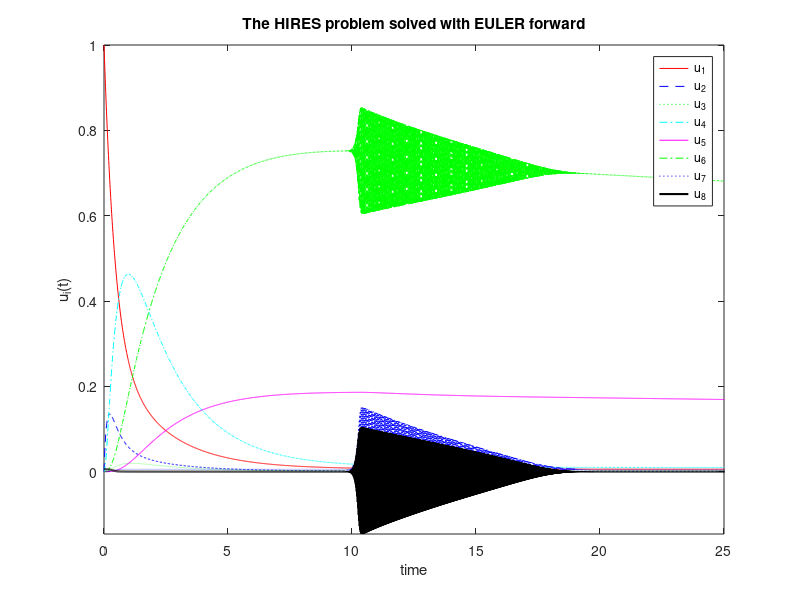
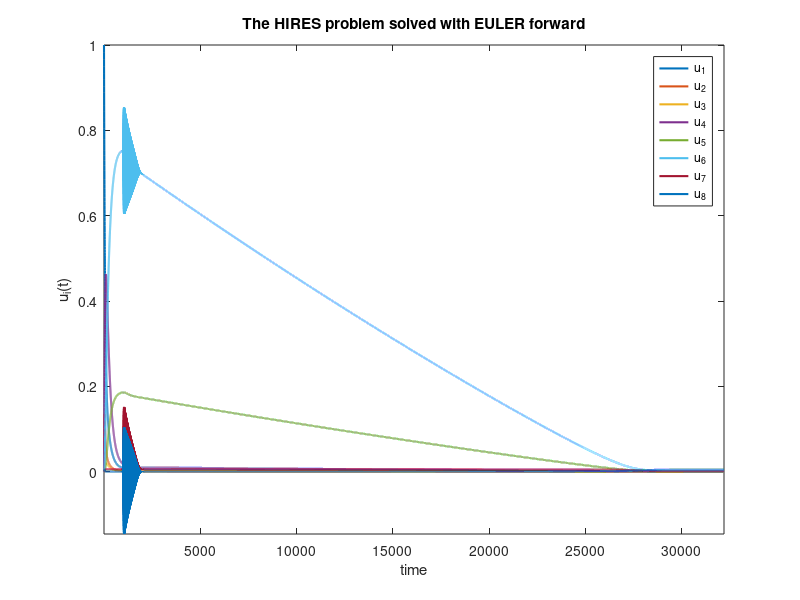

These figures' MATLAB source, in order:
function u=HIRES_EM

% HELP: HIRES_EM.m solves The HIRES problem with EULER-Forward method.
% "High Irradiance RESponse" problem originated from plant physiology is
% taken from the test set of ODE problems compiled by W. Lioen and H. de Swart.
% "Test for initial value problem solvers", CWI Report MAS-R9832, ISSN
% 1386-3703, Amsterdam, (1998).

% Given: du1=-1.7*u1+.43*u2+8.32*u3+.0007,
%        du2= 1.71*u1-8.75*u2,
%        du3= -10.03*u3+.43*u4+.035*u5,
%        du4= 8.32*u2+1.71*u3-1.12*u4,
%        du5= -1.75*u5+.43*u6+.43*u7,
%        du6= -280*u6*u8+.69*u4+1.71*u5-.43*u6+.69*u7,
%        du7= 280*u6*u8-1.81*u7,
%        du8= -280*u6*u8+1.81*u7.
% ICs:   u0=(1, 0, 0, 0, 0, 0, 0, .0057)
 
u=[1 0 0 0 0 0 0 .0057]; % ICs
tstart=0;
hstep=.01;
tend=321.8122; 
% Need to integrate over [0, 321.8122], but for better visualization,
% we can limit with 5.8122 
t=tstart:hstep:tend;
g=zeros(numel(t),8);

for ii=1:length(t)-1
    g(ii,:)=Gee(u(ii,1), u(ii,2), u(ii,3), u(ii,4), u(ii,5), u(ii,6), u(ii,7), u(ii,8));
    u(ii+1, :)=u(ii,:)+g(ii,:)*hstep;
end
figure
plot(t, u(:,1), 'r',t, u(:,2), 'b--', t, u(:,3),'g:', t, u(:,4),'c-.', t, u(:,5),'m',...
    t, u(:,6), 'g-.', t, u(:,7), 'b:', t, u(:,8), 'k', 'linewidth', 1.5 ), axis tight
legend ('u_1', 'u_2','u_3','u_4','u_5','u_6','u_7','u_8') 
xlim([0, 25]), title('The HIRES problem solved with EULER forward')
xlabel('time'), ylabel('u_i(t)')
figure, plot(u, 'linewidth', 1.5), axis tight
title('The HIRES problem solved with EULER forward')
legend ('u_1', 'u_2','u_3','u_4','u_5','u_6','u_7','u_8') 
xlabel('time'), ylabel('u_i(t)')
%%%%%% NOTE: Interesting phenomena are observed within [10, 18] of time
%%%%%% interval. There are some instabilities with u6, u7, u8.

function F=Gee(u1,u2,u3,u4,u5,u6,u7,u8)

F=[-1.7*u1+.43*u2+8.32*u3+.0007; 1.71*u1-8.75*u2;
    -10.03*u3+.43*u4+.035*u5; 8.32*u2+1.71*u3-1.12*u4;
    -1.75*u5+.43*u6+.43*u7; -280*u6*u8+.69*u4+1.71*u5-.43*u6+.69*u7;
    280*u6*u8-1.81*u7; -280*u6*u8+1.81*u7];
return